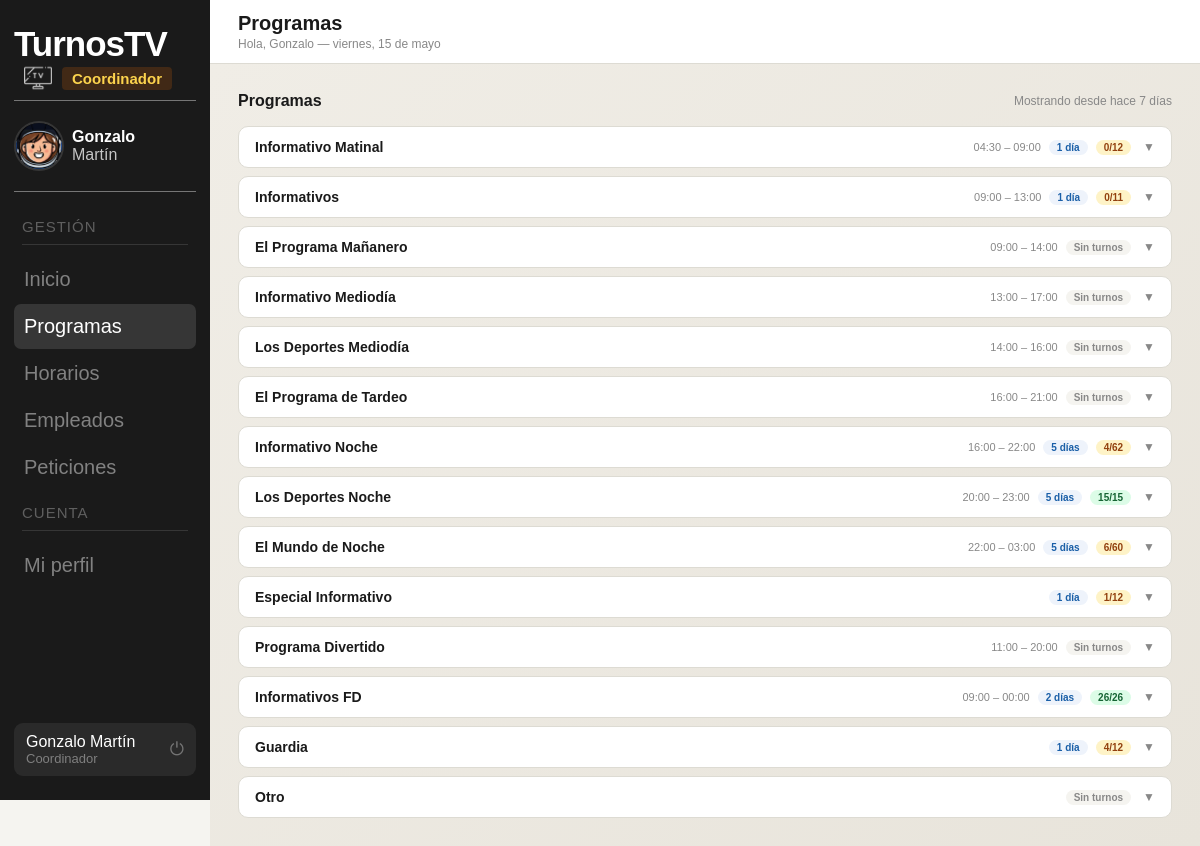
Page /panel_coordinador/programas.php (signed in) on the committed database.
### tables this page shows
CREATE TABLE `usuarios` (
  `id` int(11) NOT NULL,
  `nombre` varchar(100) NOT NULL,
  `email` varchar(150) NOT NULL,
  `password` varchar(255) NOT NULL,
  `rol` enum('administrador','coordinador','director','empleado') NOT NULL DEFAULT 'empleado',
  `estado` enum('activo','inactivo') NOT NULL DEFAULT 'activo',
  `foto_perfil` varchar(255) DEFAULT NULL,
  `telefono` varchar(20) DEFAULT NULL
);

CREATE TABLE `programas` (
  `id` int(11) NOT NULL,
  `director_id` int(11) DEFAULT NULL,
  `nombre` varchar(100) NOT NULL,
  `descripcion` varchar(255) DEFAULT NULL,
  `hora_inicio` time NOT NULL,
  `hora_fin` time NOT NULL
);

### panel_coordinador/programas.php (the view, shortened to what this page needs)
<?php
$conn = new mysqli("localhost", "root", "", "turnostv");
$conn->set_charset("utf8mb4");
$usuario_id = $_SESSION['usuario_id'];
$stmt = $conn->prepare("SELECT id FROM coordinadores WHERE usuario_id=?");
$stmt->bind_param("i", $usuario_id);
$stmt->execute();
$coord = $stmt->get_result()->fetch_assoc();
$coordinador_id = $coord['id'];
$stmt = $conn->prepare("SELECT id, nombre, hora_inicio, hora_fin FROM programas ORDER BY id ASC");
$stmt->execute();
$programas = $stmt->get_result()->fetch_all(MYSQLI_ASSOC);
$stmt = $conn->prepare("
    SELECT
        b.programa_id,
        b.fecha,
        b.hora_inicio AS bloque_ini,
        b.hora_fin AS bloque_fin,
        b.control_nombre,
        t.puesto_solicitado,
        t.estado,
        u.nombre AS emp_nombre
    FROM turnos_bloque b
    JOIN turnos t ON t.bloque_id = b.id
    LEFT JOIN empleados e ON e.id = t.empleado_id
    LEFT JOIN usuarios u ON u.id = e.usuario_id
    WHERE b.coordinador_id = ?
    AND b.fecha >= CURDATE() - INTERVAL 7 DAY
    ORDER BY b.programa_id, b.fecha, b.control_nombre, t.puesto_solicitado
");
$stmt->bind_param("i", $coordinador_id);
$stmt->execute();
$todos_turnos = $stmt->get_result()->fetch_all(MYSQLI_ASSOC);
$por_programa = [];
foreach ($todos_turnos as $t) {
    $pid = $t['programa_id'];
    $f = $t['fecha'];
    $ctrl = $t['control_nombre'];
    if (!isset($por_programa[$pid]))
        $por_programa[$pid] = [];
    if (!isset($por_programa[$pid][$f]))
        $por_programa[$pid][$f] = [];
    if (!isset($por_programa[$pid][$f][$ctrl]))
        $por_programa[$pid][$f][$ctrl] = [];
    $por_programa[$pid][$f][$ctrl][] = $t;
}
?>
<!DOCTYPE html>
<html lang="es">
<head>
    <link rel="stylesheet" href="../fragmentos/styles/base.css">
    <link rel="stylesheet" href="styles/programas.css">
</head>
<body>
    <?php include '../fragmentos/sidebar.php'; ?>
    <div class="content">
        <?php include '../fragmentos/header.php'; ?>
        <div class="body">
            <div class="page-header">
                <h2 class="page-titulo">Programas</h2>
                <span class="page-subtitulo">Mostrando desde hace 7 días</span>
            </div>
            <div class="prog-lista">
                <?php foreach ($programas as $prog):
                    $pid = $prog['id'];
                    $datos = $por_programa[$pid] ?? [];
                    $n_dias = count($datos);
                    $total_t = 0;
                    $cubiertos_t = 0;
                    foreach ($datos as $f => $ctrls)
                        foreach ($ctrls as $ctrl => $turnos)
                            foreach ($turnos as $t) {
                                $total_t++;
                                if ($t['estado'] === 'cubierto')
                                    $cubiertos_t++;
                            }
                    ?>
                    <div class="prog-item" id="prog-<?= $pid ?>">
                        <div class="prog-cabecera" onclick="toggleProg(<?= $pid ?>)">
                            <div class="prog-nombre"><?= htmlspecialchars($prog['nombre']) ?></div>
                            <div class="prog-stats">
                                <?php if ($prog['hora_inicio'] !== '00:00:00' || $prog['hora_fin'] !== '00:00:00'): ?>
                                    <span class="prog-horario"><?= substr($prog['hora_inicio'], 0, 5) ?> –
                                        <?= substr($prog['hora_fin'], 0, 5) ?></span>
                                <?php endif; ?>
                                <?php if ($n_dias > 0): ?>
                                    <span class="prog-badge prog-badge-dias"><?= $n_dias ?>
                                        día<?= $n_dias !== 1 ? 's' : '' ?></span>
                                    <?php if ($total_t > 0):
                                        $pct = $cubiertos_t / $total_t; ?>
                                        <span
                                            class="prog-badge <?= $pct >= 1 ? 'prog-badge-ok' : 'prog-badge-pend' ?>"><?= $cubiertos_t ?>/<?= $total_t ?></span>
                                    <?php endif; ?>
                                <?php else: ?>
                                    <span class="prog-badge prog-badge-vacio">Sin turnos</span>
                                <?php endif; ?>
                            </div>
                            <span class="prog-flecha">▼</span>
                        </div>
                    </div>
                <?php endforeach; ?>
            </div>
        </div>
    </div>
</body>
</html>

### fragmentos/sidebar.php (shortened to what this page needs)
<?php
$conn = new mysqli("localhost", "root", "", "turnostv");
$conn->set_charset("utf8mb4");
$usuario_id = $_SESSION['usuario_id'];
$stmt = $conn->prepare("SELECT email, foto_perfil FROM usuarios WHERE id = ?");
$stmt->bind_param("i", $usuario_id);
$stmt->execute();
$usuario = $stmt->get_result()->fetch_assoc();
$rol = $_SESSION['rol'];
$nombre = $_SESSION['nombre'] ?? 'Usuario';
$puesto = $_SESSION['puesto'] ?? ucfirst($rol);
$partes = explode(' ', $nombre);
$apellido = $partes[1] ?? '';
$nombre_logout = trim($partes[0] . ' ' . ($partes[1] ?? ''));
$clase_badge = match ($rol) {
  'administrador' => 'admin',
  'coordinador' => 'coord',
  'director' => 'director',
  default => 'empleado',
};
$etiqueta_rol = match ($rol) {
  'administrador' => 'Administrador',
  'coordinador' => 'Coordinador',
  'director' => 'Director',
  default => 'Empleado',
};
$pagina_actual = basename($_SERVER['PHP_SELF']);
?>
<aside class="sidebar">
  <div class="logo">TurnosTV</div>
  <div class="logo-rol">
    <img src="../img/favicon2.png" alt="Logo TurnosTV" class="logo-img">
    <div class="rol-badge <?= $clase_badge ?>">
      <?= $etiqueta_rol ?>
    </div>
  </div>
  <div class="sidebar-profile">
    <img src="<?= !empty($usuario['foto_perfil']) ? '../' . $usuario['foto_perfil'] : '../img/default.png' ?>"
      class="sidebar-avatar" onerror="this.src='../img/default.png'">
    <div class="sidebar-user-info">
      <div class="sidebar-user-name"><?= htmlspecialchars($partes[0]) ?></div>
      <div class="sidebar-user-name" style="font-weight:400;opacity:0.75;"><?= htmlspecialchars($apellido) ?></div>
    </div>
  </div>
  <nav>
    <?php if ($rol === 'administrador'): ?>
      <div class="nav-section">Sistema</div>
      <a href="panel_admin.php" class="nav-link <?= $pagina_actual === 'panel_admin.php' ? 'active' : '' ?>">Inicio</a>
      <a href="../usuarios.php" class="nav-link <?= $pagina_actual === 'usuarios.php' ? 'active' : '' ?>">Usuarios</a>
      <a href="../programas.php" class="nav-link <?= $pagina_actual === 'programas.php' ? 'active' : '' ?>">Programas</a>
      <a href="../turnos.php" class="nav-link <?= $pagina_actual === 'turnos.php' ? 'active' : '' ?>">Turnos</a>
      <a href="../empleados.php" class="nav-link <?= $pagina_actual === 'empleados.php' ? 'active' : '' ?>">Empleados</a>
      <a href="../configuracion.php"
        class="nav-link <?= $pagina_actual === 'configuracion.php' ? 'active' : '' ?>">Configuración</a>
    <?php elseif ($rol === 'coordinador'): ?>
      <div class="nav-section">Gestión</div>
      <a href="../panel_coordinador/panel_coordinador.php"
        class="nav-link <?= $pagina_actual === 'panel_coordinador.php' ? 'active' : '' ?>">Inicio</a>
      <a href="../panel_coordinador/programas.php"
        class="nav-link <?= $pagina_actual === 'programas.php' ? 'active' : '' ?>">Programas</a>
      <a href="../panel_coordinador/horarios.php"
        class="nav-link <?= $pagina_actual === 'horarios.php' ? 'active' : '' ?>">Horarios</a>
      <a href="../panel_coordinador/empleados.php"
        class="nav-link <?= $pagina_actual === 'empleados.php' ? 'active' : '' ?>">Empleados</a>
      <a href="../panel_coordinador/peticiones.php"
        class="nav-link <?= $pagina_actual === 'peticiones.php' ? 'active' : '' ?>">Peticiones</a>
    <?php endif; ?>
    <div class="nav-section">Cuenta</div>
    <a href="../fragmentos/perfil.php" class="nav-link <?= $pagina_actual === 'perfil.php' ? 'active' : '' ?>">Mi
      perfil</a>
  </nav>
  <div class="user-area">
    <div>
      <div class="user-name"><?= htmlspecialchars($nombre_logout) ?></div>
      <div class="user-role"><?= htmlspecialchars($puesto) ?></div>
    </div>
    <button id="btn-logout" class="logout" title="Cerrar sesión"
      data-nombre="<?= htmlspecialchars($partes[0]) ?>">⏻</button>
  </div>
</aside>

### fragmentos/styles/base.css (style rules this page uses)
:root { --fondo: #f5f4f0; --blanco: #ffffff; --texto: #1a1a1a; --suave: #888; --borde: #dddbd3; --sidebar-w: 210px; --rol-admin-bg: rgba(107, 33, 168, 0.2); --rol-admin-color: #d8b4fe; --rol-coord-bg: rgba(180, 83, 9, 0.25); --rol-coord-color: #fcd34d; --rol-director-bg: rgba(29, 78, 216, 0.25); --rol-director-color: #93c5fd; --rol-empleado-bg: rgba(22, 163, 74, 0.25); --rol-empleado-color: #86efac; --ok: #16a34a; --peligro: #b91c1c; --aviso: #d97706; }
*, *::before, *::after { margin: 0; padding: 0; box-sizing: border-box; }
body { font-family: sans-serif; font-size: 16px; background: var(--fondo); color: var(--texto); min-height: 100vh; display: flex; }
.sidebar { width: var(--sidebar-w); background: var(--texto); display: flex; flex-direction: column; padding: 24px 14px; position: fixed; top: 0; left: 0; height: 100vh; overflow-y: auto; }
.logo { font-size: 35px; font-weight: 800; letter-spacing: -1px; color: #fff; }
.logo-rol { display: flex; align-items: center; gap: 10px; justify-content: flex-start; margin-left: 10px; }
.logo-img { width: 28px; height: 28px; object-fit: contain; }
.rol-badge { font-size: 15px; font-weight: 600; padding: 3px 10px; margin: 0; width: fit-content; border-radius: 4px; }
.rol-badge.coord { background: var(--rol-coord-bg); color: var(--rol-coord-color); }
nav { flex: 1; }
.nav-section { position: relative; font-size: 15px; letter-spacing: 1px; text-transform: uppercase; color: rgba(255, 255, 255, 0.3); padding: 12px 8px 10px; margin-bottom: 12px; }
.nav-section::after { content: ""; position: absolute; left: 8px; right: 8px; bottom: 0; height: 1px; background: rgba(255, 255, 255, 0.12); pointer-events: none; }
.nav-link { display: block; padding: 11px 10px; border-radius: 7px; text-decoration: none; color: rgba(255, 255, 255, 0.45); font-size: 20px; margin-bottom: 2px; transition: background 0.15s, color 0.15s; }
.nav-link.active { background: rgba(255, 255, 255, 0.12); color: #fff; font-weight: 500; }
.user-area { display: flex; align-items: center; justify-content: space-between; background: rgba(255, 255, 255, 0.07); border-radius: 9px; padding: 10px 12px; margin-top: auto; gap: 8px; }
.user-name { font-size: 16px; font-weight: 500; color: #fff; }
.user-role { font-size: 13px; color: rgba(255, 255, 255, 0.4); }
.logout { color: rgba(255, 255, 255, 0.35); text-decoration: none; font-size: 18px; flex-shrink: 0; transition: color 0.15s; }
.content { margin-left: var(--sidebar-w); padding-top: 64px; flex: 1; display: flex; flex-direction: column; min-height: 100vh; }
.body { padding: 28px; flex: 1; background: linear-gradient(135deg, #f0ede6 0%, #e8e4db 100%); }
.sidebar-profile { display: flex; align-items: center; gap: 8px; padding-top: 20px; padding-bottom: 20px; margin: 8px 0 14px; border-top: 1px solid rgba(255, 255, 255, 0.4); border-bottom: 1px solid rgba(255, 255, 255, 0.4); overflow: hidden; }
.sidebar-avatar { width: 50px; height: 50px; min-width: 50px; border-radius: 50%; object-fit: cover; object-position: center; flex-shrink: 0; border: 2px solid rgba(255, 255, 255, 0.12); }
.sidebar-user-info { display: flex; flex-direction: column; min-width: 0; }
.sidebar-user-name { font-size: 16px; font-weight: 600; color: #fff; white-space: nowrap; overflow: hidden; text-overflow: ellipsis; max-width: 120px; }
button.logout { background: none; color: rgba(255, 255, 255, 0.35); border: none; padding: 0; cursor: pointer; font-size: 18px; }

### rows in the picture
usuarios: foto_perfil (picture)
programas: nombre "Informativo Matinal", hora_inicio "04:30", hora_fin "09:00", id "1", cubiertos_t "0", total_t "12"
programas: nombre "Informativos", hora_inicio "09:00", hora_fin "13:00", id "1", cubiertos_t "0", total_t "11"
programas: nombre "El Programa Mañanero", hora_inicio "09:00", hora_fin "14:00", shows "Sin turnos"
programas: nombre "Informativo Mediodía", hora_inicio "13:00", hora_fin "17:00", shows "Sin turnos"
programas: nombre "Los Deportes Mediodía", hora_inicio "14:00", hora_fin "16:00", shows "Sin turnos"
programas: nombre "El Programa de Tardeo", hora_inicio "16:00", hora_fin "21:00", shows "Sin turnos"
programas: nombre "Informativo Noche", hora_inicio "16:00", hora_fin "22:00", id "5", shows "s", cubiertos_t "4", total_t "62"
programas: nombre "Los Deportes Noche", hora_inicio "20:00", hora_fin "23:00", id "5", cubiertos_t "15", total_t "15"
programas: nombre "El Mundo de Noche", hora_inicio "22:00", hora_fin "03:00", id "5", shows "s", cubiertos_t "6", total_t "60"
programas: nombre "Especial Informativo", id "1", cubiertos_t "1", total_t "12"
programas: nombre "Programa Divertido", hora_inicio "11:00", hora_fin "20:00", shows "Sin turnos"
programas: nombre "Informativos FD", hora_inicio "09:00", hora_fin "00:00", id "2", cubiertos_t "26", total_t "26"
programas: nombre "Guardia", id "1", cubiertos_t "4", total_t "12"
programas: nombre "Otro", shows "Sin turnos"

### other values in the picture
$etiqueta_rol "Coordinador"
$partes[0] "Gonzalo"
$apellido "Martín"
$nombre_logout "Gonzalo Martín"
$puesto "Coordinador"
$titulo_pagina "Programas"
$subtitulo "Hola, Gonzalo — viernes, 15 de mayo"
